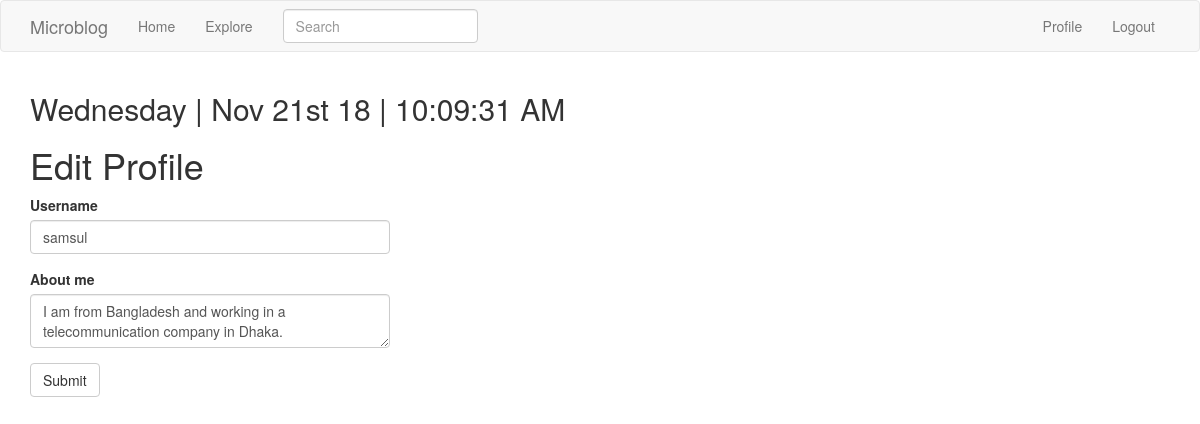
The page /edit_profile (signed in) on the database its author committed.
### app/models.py (models this page shows, shortened)
class User(UserMixin, db.Model):
    id = db.Column(db.Integer, primary_key=True)
    username = db.Column(db.String(64), index=True, unique=True)
    email = db.Column(db.String(120), index=True, unique=True)
    password_hash = db.Column(db.String(128))
    posts = db.relationship('Post', backref='author', lazy='dynamic')
    about_me = db.Column(db.String(140))
    last_seen = db.Column(db.DateTime, default=datetime.utcnow)
    followed = db.relationship(
        'User', secondary=followers,
        primaryjoin=(followers.c.follower_id == id),
        secondaryjoin=(followers.c.followed_id == id),
        backref=db.backref('followers', lazy='dynamic'), lazy='dynamic')
    messages_sent = db.relationship('Message',
                                    foreign_keys='Message.sender_id',
                                    backref='author', lazy='dynamic')
    messages_received = db.relationship('Message',
                                        foreign_keys='Message.recipient_id',
                                        backref='recipient', lazy='dynamic')
    last_message_read_time = db.Column(db.DateTime)

### app/main/routes.py (the view)
@bp.route('/edit_profile', methods=['POST', 'GET'])
def edit_profile():
    form = EditProfileForm(current_user.username)
    if form.validate_on_submit():
        current_user.username = form.username.data
        current_user.about_me = form.about_me.data
        db.session.commit()
        flash(_('You changes have been saved.'))
        return redirect(url_for('main.edit_profile'))
    elif request.method == 'GET':
        form.username.data = current_user.username
        form.about_me.data = current_user.about_me
    return render_template('edit_profile.html', title=_('Edit Profile'), form=form)

### app/main/forms.py (shortened to what this page needs)
class SearchForm(FlaskForm):
    q = StringField(_l('Search'), validators=[DataRequired()])
    def __init__(self, *args, **kwargs):
        if 'formdata' not in kwargs:
            kwargs['formdata'] = request.args
        if 'csrf_enabled' not in kwargs:
            kwargs['csrf_enabled'] = False
        super(SearchForm, self).__init__(*args, **kwargs)

class EditProfileForm(FlaskForm):
    username = StringField(_l('Username'), validators=[DataRequired()])
    about_me = TextAreaField(_l('About me'), validators=[DataRequired(), Length(min=0, max=250)])
    submit = SubmitField(_l('Submit'))
    def __init__(self, original_username, *args, **kwargs):
        super(EditProfileForm, self).__init__(*args, **kwargs)
        self.original_username = original_username

### app/main/routes.py (called while the page is built)
@bp.before_request
def before_request():
    if current_user.is_authenticated:
        current_user.last_seen = datetime.utcnow()
        db.session.commit()
    g.local = str(get_locale())

@bp.before_request
def before_request():
    if current_user.is_authenticated:
        current_user.last_seen = datetime.utcnow()
        db.session.commit()
        g.search_form = SearchForm()
    g.locale = str(get_locale())

### app/models.py (called while the page is built)
@login.user_loader
def load_user(id):
    return User.query.get(int(id))

    @classmethod
    def before_commit(cls, session):
        session._changes = {
            'add': list(session.new),
            'update': list(session.dirty),
            'delete': list(session.deleted)
        }

    @classmethod
    def after_commit(cls, session):
        for obj in session._changes['add']:
            if isinstance(obj, SearchableMixin):
                add_to_index(obj.__tablename__, obj)
        for obj in session._changes['update']:
            if isinstance(obj, SearchableMixin):
                add_to_index(obj.__tablename__, obj)
        for obj in session._changes['delete']:
            if isinstance(obj, SearchableMixin):
                remove_from_index(obj.__tablename__, obj)
        session._changes = None

### app/templates/edit_profile.html
{% extends 'base.html' %}
{% import 'bootstrap/wtf.html' as wtf %}
{% block app_content %}
    <h1>{{ _('Edit Profile') }}</h1>
    <div class="row">
        <div class="col-md-4">
            {{ wtf.quick_form(form) }}
        </div>
    </div>
{% endblock %}

### rows shown on the page
User: username "samsul", about_me "I am from Bangladesh and working in a telecommunication company in Dhaka."

### other values the page prints
{{ moment().format('dddd') }} "Wednesday"
{{ moment().format("MMM Do YY") }} "Nov 21st 18"
{{ moment().format('LTS') }} "10:09:31 AM"
